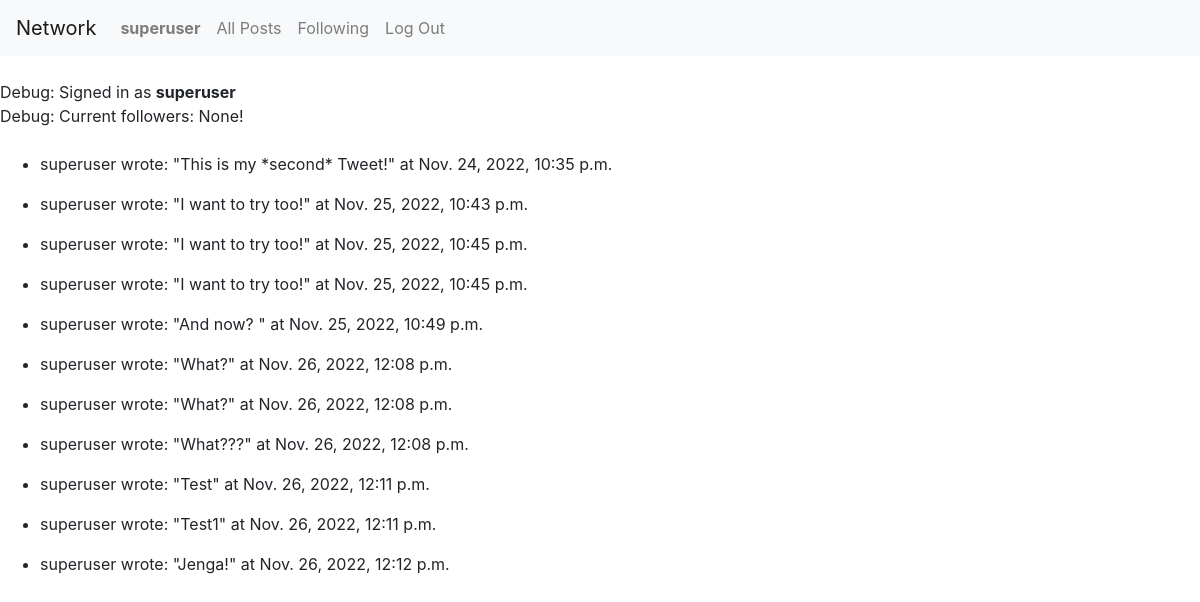
Page /profile (signed in) on the earlier database version.
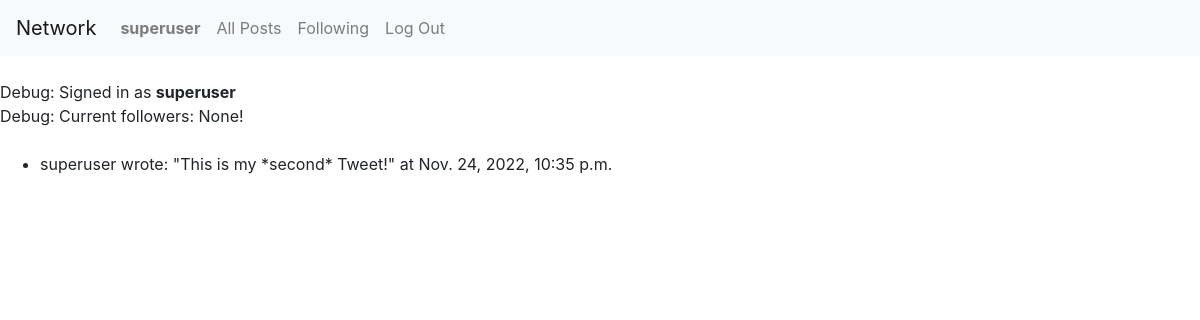
Same page on the later database version.
### network/models.py (models this page shows)
class Tweet(models.Model):
    author = models.ForeignKey(User, on_delete=models.CASCADE)
    tweetText = models.CharField(max_length=255)
    posted = models.DateTimeField(auto_now_add=True)

class User(AbstractUser):
    pass

### network/views.py (the view)
# urls.py: path("profile", views.profile, name="profile"),
def profile(request):
    tweets = Tweet.objects.filter(author=request.user)
    print(tweets)
    followers = Follow.objects.filter(user=request.user)
    print(followers)
    return render(request, "network/profile.html", {
        "tweets": tweets,
        "followers": followers
    })

### network/templates/network/profile.html
{% extends "network/layout.html" %}
{% block body %}
<br>
Debug: Signed in as <strong>{{ user.username }}</strong>
<br>
Debug: Current followers:
{% for follower in followers %}
{{follower.following}}
{% empty %}
None!
{% endfor %}
<br>
<br>
{% for tweet in tweets %}
<ul>
     <li>{{tweet.author}} wrote: "{{tweet.tweetText}}" at {{tweet.posted}} </li>
</ul>
{% endfor %}
{% endblock %}

Differences in the rows shown:
removed Tweet: author "superuser", tweetText "I want to try too!", posted "Nov. 25, 2022, 10:43 p.m."
removed Tweet: author "superuser", tweetText "I want to try too!", posted "Nov. 25, 2022, 10:45 p.m."
removed Tweet: author "superuser", tweetText "I want to try too!", posted "Nov. 25, 2022, 10:45 p.m."
removed Tweet: author "superuser", tweetText "And now?", posted "Nov. 25, 2022, 10:49 p.m."
removed Tweet: author "superuser", tweetText "What?", posted "Nov. 26, 2022, 12:08 p.m."
removed Tweet: author "superuser", tweetText "What?", posted "Nov. 26, 2022, 12:08 p.m."
removed Tweet: author "superuser", tweetText "What???", posted "Nov. 26, 2022, 12:08 p.m."
removed Tweet: author "superuser", tweetText "Test", posted "Nov. 26, 2022, 12:11 p.m."
removed Tweet: author "superuser", tweetText "Test1", posted "Nov. 26, 2022, 12:11 p.m."
removed Tweet: author "superuser", tweetText "Jenga!", posted "Nov. 26, 2022, 12:12 p.m."
